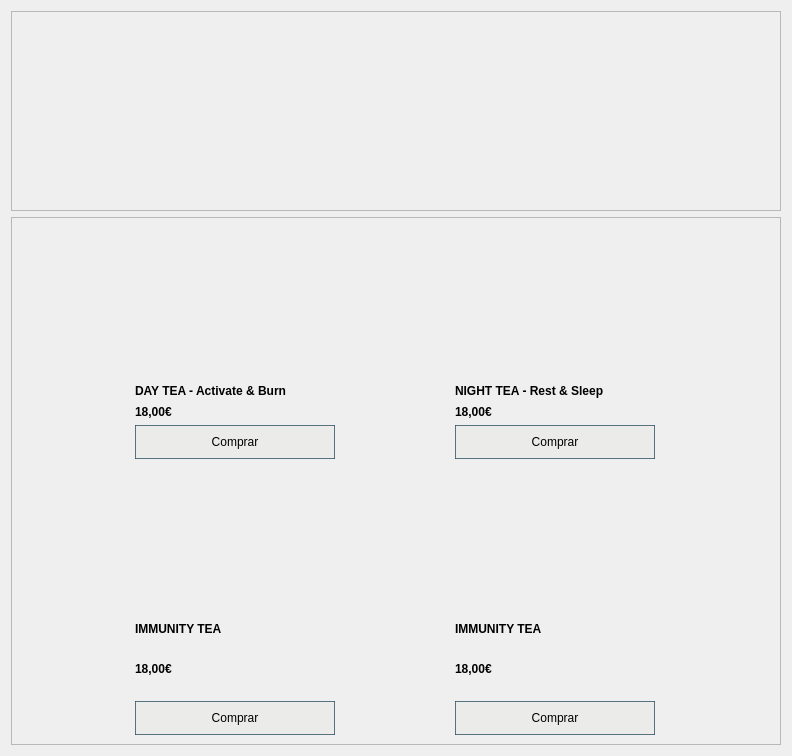
                    <widget class="QWidget" name="scrollAreaWidgetContents_11">
                     <property name="geometry">
                      <rect>
                       <x>0</x>
                       <y>-259</y>
                       <width>792</width>
                       <height>756</height>
                      </rect>
                     </property>
                     <layout class="QVBoxLayout" name="verticalLayout_19">
                      <item>
                       <widget class="QFrame" name="frame_waterCabecera_3">
                        <property name="minimumSize">
                         <size>
                          <width>0</width>
                          <height>200</height>
                         </size>
                        </property>
                        <property name="maximumSize">
                         <size>
                          <width>16777215</width>
                          <height>200</height>
                         </size>
                        </property>
                        <property name="styleSheet">
                         <string notr="true">border-image: url(:/imagenes_kombucha/z_kombucha5.png);</string>
                        </property>
                        <property name="frameShape">
                         <enum>QFrame::StyledPanel</enum>
                        </property>
                        <property name="frameShadow">
                         <enum>QFrame::Raised</enum>
                        </property>
                       </widget>
                      </item>
                      <item>
                       <widget class="QFrame" name="frame_waterCuerpo_3">
                        <property name="styleSheet">
                         <string notr="true">QPushButton{
background-color:   rgba(233,233,232,200);
border-style:solid;
border-width: 1px;
border-color:  rgba(46,82,101,200);

}

QPushButton:hover{
background-color:   rgb(239, 232, 224);
border-top-left-radius: 20px;
border-bottom-left-radius:20px;
color:rgb(0,0,0);
}</string>
                        </property>
                        <property name="frameShape">
                         <enum>QFrame::StyledPanel</enum>
                        </property>
                        <property name="frameShadow">
                         <enum>QFrame::Raised</enum>
                        </property>
                        <layout class="QGridLayout" name="gridLayout_9">
                         <item row="0" column="0">
                          <widget class="QLabel" name="labelm_kombucha">
                           <property name="minimumSize">
                            <size>
                             <width>200</width>
                             <height>150</height>
                            </size>
                           </property>
                           <property name="maximumSize">
                            <size>
                             <width>200</width>
                             <height>150</height>
                            </size>
                           </property>
                           <property name="styleSheet">
                            <string notr="true">border-image: url(:/imagenes_kombucha/z_kombucha1.jpg);</string>
                           </property>
                           <property name="text">
                            <string/>
                           </property>
                          </widget>
                         </item>
                         <item row="0" column="1">
                          <widget class="QLabel" name="labelm_kombucha_2">
                           <property name="minimumSize">
                            <size>
                             <width>200</width>
                             <height>150</height>
                            </size>
                           </property>
                           <property name="maximumSize">
                            <size>
                             <width>200</width>
                             <height>150</height>
                            </size>
                           </property>
                           <property name="styleSheet">
                            <string notr="true">border-image: url(:/imagenes_kombucha/z_kombucha2.jpg);</string>
                           </property>
                           <property name="text">
                            <string/>
                           </property>
                          </widget>
                         </item>
                         <item row="1" column="0">
                          <widget class="QLabel" name="label_78">
                           <property name="maximumSize">
                            <size>
                             <width>16777215</width>
                             <height>15</height>
                            </size>
                           </property>
                           <property name="font">
                            <font>
                             <weight>75</weight>
                             <bold>true</bold>
                             <stylestrategy>PreferDefault</stylestrategy>
                            </font>
                           </property>
                           <property name="text">
                            <string>DAY TEA - Activate &amp; Burn</string>
                           </property>
                          </widget>
                         </item>
                         <item row="1" column="1">
                          <widget class="QLabel" name="label_79">
                           <property name="maximumSize">
                            <size>
                             <width>16777215</width>
                             <height>15</height>
                            </size>
                           </property>
                           <property name="font">
                            <font>
                             <weight>75</weight>
                             <bold>true</bold>
                             <stylestrategy>PreferDefault</stylestrategy>
                            </font>
                           </property>
                           <property name="text">
                            <string>NIGHT TEA - Rest &amp; Sleep</string>
                           </property>
                          </widget>
                         </item>
                         <item row="2" column="0">
                          <widget class="QLabel" name="precioAvenaHinchada_20">
                           <property name="maximumSize">
                            <size>
                             <width>16777215</width>
                             <height>15</height>
                            </size>
                           </property>
                           <property name="font">
                            <font>
                             <weight>75</weight>
                             <bold>true</bold>
                             <stylestrategy>PreferDefault</stylestrategy>
                            </font>
                           </property>
                           <property name="text">
                            <string>18,00€</string>
                           </property>
                           <property name="scaledContents">
                            <bool>false</bool>
                           </property>
                          </widget>
                         </item>
                         <item row="2" column="1">
                          <widget class="QLabel" name="label_80">
                           <property name="maximumSize">
                            <size>
                             <width>16777215</width>
                             <height>15</height>
                            </size>
                           </property>
                           <property name="font">
                            <font>
                             <weight>75</weight>
                             <bold>true</bold>
                            </font>
                           </property>
                           <property name="text">
                            <string>18,00€</string>
                           </property>
                          </widget>
                         </item>
                         <item row="3" column="0">
                          <widget class="QPushButton" name="botonComprar_46">
                           <property name="minimumSize">
                            <size>
                             <width>200</width>
                             <height>34</height>
                            </size>
                           </property>
                           <property name="text">
                            <string>Comprar</string>
                           </property>
                          </widget>
                         </item>
                         <item row="3" column="1">
                          <widget class="QPushButton" name="botonComprar_45">
                           <property name="minimumSize">
                            <size>
                             <width>200</width>
                             <height>34</height>
                            </size>
                           </property>
                           <property name="text">
                            <string>Comprar</string>
                           </property>
                          </widget>
                         </item>
                         <item row="4" column="0">
                          <widget class="QLabel" name="labelm_kombucha_3">
                           <property name="minimumSize">
                            <size>
                             <width>200</width>
                             <height>150</height>
                            </size>
                           </property>
                           <property name="maximumSize">
                            <size>
                             <width>200</width>
                             <height>150</height>
                            </size>
                           </property>
                           <property name="styleSheet">
                            <string notr="true">border-image: url(:/imagenes_kombucha/z_kombucha3.jpg);</string>
                           </property>
                           <property name="text">
                            <string/>
                           </property>
                          </widget>
                         </item>
                         <item row="4" column="1">
                          <widget class="QLabel" name="labelm_kombucha_4">
                           <property name="minimumSize">
                            <size>
                             <width>200</width>
                             <height>150</height>
                            </size>
                           </property>
                           <property name="maximumSize">
                            <size>
                             <width>200</width>
                             <height>150</height>
                            </size>
                           </property>
                           <property name="styleSheet">
                            <string notr="true">border-image: url(:/imagenes_kombucha/z_kombucha4.jpg);</string>
                           </property>
                           <property name="text">
                            <string/>
                           </property>
                          </widget>
                         </item>
                         <item row="5" column="0">
                          <widget class="QLabel" name="label_82">
                           <property name="maximumSize">
                            <size>
                             <width>16777215</width>
                             <height>15</height>
                            </size>
                           </property>
                           <property name="font">
                            <font>
                             <weight>75</weight>
                             <bold>true</bold>
                             <stylestrategy>PreferDefault</stylestrategy>
                            </font>
                           </property>
                           <property name="text">
                            <string>IMMUNITY TEA</string>
                           </property>
                          </widget>
                         </item>
                         <item row="5" column="1">
                          <widget class="QLabel" name="label_84">
                           <property name="maximumSize">
                            <size>
                             <width>16777215</width>
                             <height>15</height>
                            </size>
                           </property>
                           <property name="font">
                            <font>
                             <weight>75</weight>
                             <bold>true</bold>
                             <stylestrategy>PreferDefault</stylestrategy>
                            </font>
                           </property>
                           <property name="text">
                            <string>IMMUNITY TEA</string>
                           </property>
                          </widget>
                         </item>
                         <item row="6" column="0">
                          <widget class="QLabel" name="label_81">
                           <property name="font">
                            <font>
                             <weight>75</weight>
                             <bold>true</bold>
                            </font>
                           </property>
                           <property name="text">
                            <string>18,00€</string>
                           </property>
                          </widget>
                         </item>
                         <item row="6" column="1">
                          <widget class="QLabel" name="label_83">
                           <property name="font">
                            <font>
                             <weight>75</weight>
                             <bold>true</bold>
                            </font>
                           </property>
                           <property name="text">
                            <string>18,00€</string>
                           </property>
                          </widget>
                         </item>
                         <item row="7" column="0">
                          <widget class="QPushButton" name="botonComprar_47">
                           <property name="minimumSize">
                            <size>
                             <width>200</width>
                             <height>34</height>
                            </size>
                           </property>
                           <property name="text">
                            <string>Comprar</string>
                           </property>
                          </widget>
                         </item>
                         <item row="7" column="1">
                          <widget class="QPushButton" name="botonComprar_48">
                           <property name="minimumSize">
                            <size>
                             <width>200</width>
                             <height>34</height>
                            </size>
                           </property>
                           <property name="text">
                            <string>Comprar</string>
                           </property>
                          </widget>
                         </item>
                        </layout>
                       </widget>
                      </item>
                     </layout>
                    </widget>
